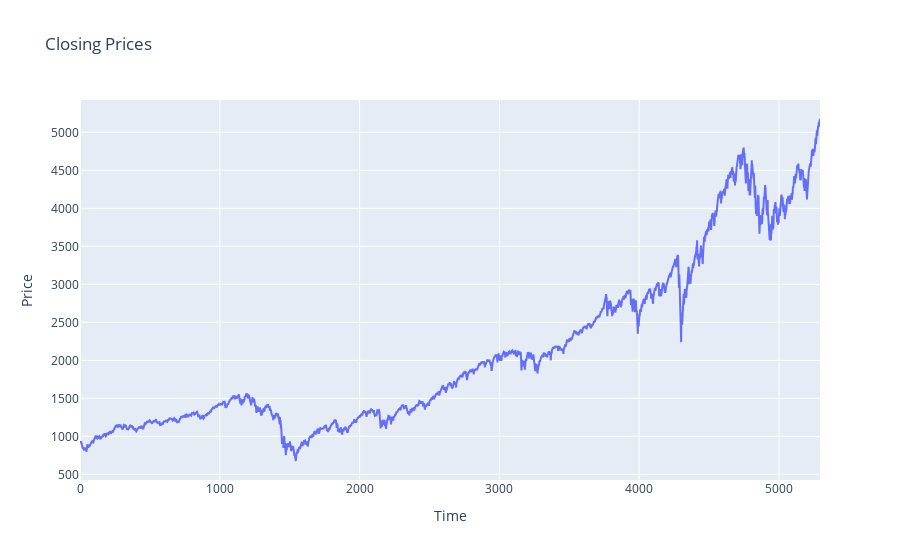

Notebook code for this chart:
### Code cell
import plotly.graph_objects as go
# Line plot on the closing prices only
fig = go.Figure(data=go.Scatter(x=df.index, y=df['close'], mode='lines'))
fig.update_layout(title='Closing Prices', xaxis_title='Time', yaxis_title='Price')
fig.show()

### Figure 1 — Plotly figure (JSON) as saved in the notebook; plotly's stock layout.template omitted (floating-point values rounded to 4 significant figures; data arrays with more than 128 entries replaced by an {"elided": "..."} marker saying what was removed)
{"data": [{"mode": "lines", "type": "scatter", "x": {"elided": "5294 int values"}, "y": {"elided": "5294 float values"}}], "layout": {"title": {"text": "Closing Prices"}, "xaxis": {"title": {"text": "Time"}}, "yaxis": {"title": {"text": "Price"}}}}
